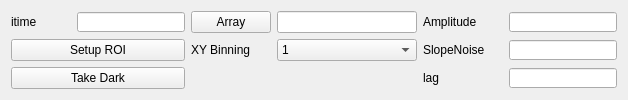
         <widget class="QWidget" name="tabControls_AO_Camera_SimCam">
          <attribute name="title">
           <string>SimCam</string>
          </attribute>
          <layout class="QGridLayout" name="gridLayout_4">
           <item row="0" column="0">
            <layout class="QHBoxLayout" name="gridSimCam_itime">
             <item>
              <widget class="QLabel" name="gridSimCam_itime_label">
               <property name="minimumSize">
                <size>
                 <width>60</width>
                 <height>0</height>
                </size>
               </property>
               <property name="maximumSize">
                <size>
                 <width>80</width>
                 <height>20</height>
                </size>
               </property>
               <property name="text">
                <string>itime</string>
               </property>
              </widget>
             </item>
             <item>
              <widget class="QLineEdit" name="gridSimCam_itime_entry">
               <property name="sizePolicy">
                <sizepolicy hsizetype="Expanding" vsizetype="Fixed">
                 <horstretch>0</horstretch>
                 <verstretch>0</verstretch>
                </sizepolicy>
               </property>
               <property name="minimumSize">
                <size>
                 <width>80</width>
                 <height>0</height>
                </size>
               </property>
               <property name="maximumSize">
                <size>
                 <width>200</width>
                 <height>20</height>
                </size>
               </property>
              </widget>
             </item>
            </layout>
           </item>
           <item row="0" column="1">
            <layout class="QHBoxLayout" name="gridSimCam_Array">
             <item>
              <widget class="QPushButton" name="gridSimCam_Array_button">
               <property name="minimumSize">
                <size>
                 <width>60</width>
                 <height>20</height>
                </size>
               </property>
               <property name="maximumSize">
                <size>
                 <width>80</width>
                 <height>16777215</height>
                </size>
               </property>
               <property name="text">
                <string>Array</string>
               </property>
              </widget>
             </item>
             <item>
              <widget class="QLineEdit" name="gridSimCam_Array_entry">
               <property name="sizePolicy">
                <sizepolicy hsizetype="Expanding" vsizetype="Fixed">
                 <horstretch>0</horstretch>
                 <verstretch>0</verstretch>
                </sizepolicy>
               </property>
               <property name="minimumSize">
                <size>
                 <width>140</width>
                 <height>20</height>
                </size>
               </property>
               <property name="maximumSize">
                <size>
                 <width>200</width>
                 <height>16777215</height>
                </size>
               </property>
              </widget>
             </item>
            </layout>
           </item>
           <item row="1" column="2">
            <layout class="QHBoxLayout" name="gridSimCam_SlopeNoise">
             <item>
              <widget class="QLabel" name="gridSimCam_SlopeNoise_label">
               <property name="minimumSize">
                <size>
                 <width>80</width>
                 <height>0</height>
                </size>
               </property>
               <property name="maximumSize">
                <size>
                 <width>80</width>
                 <height>20</height>
                </size>
               </property>
               <property name="text">
                <string>SlopeNoise</string>
               </property>
              </widget>
             </item>
             <item>
              <widget class="QLineEdit" name="gridSimCam_SlopeNoise_entry">
               <property name="sizePolicy">
                <sizepolicy hsizetype="Expanding" vsizetype="Fixed">
                 <horstretch>0</horstretch>
                 <verstretch>0</verstretch>
                </sizepolicy>
               </property>
               <property name="minimumSize">
                <size>
                 <width>80</width>
                 <height>0</height>
                </size>
               </property>
               <property name="maximumSize">
                <size>
                 <width>200</width>
                 <height>20</height>
                </size>
               </property>
              </widget>
             </item>
            </layout>
           </item>
           <item row="0" column="2">
            <layout class="QHBoxLayout" name="gridSimCam_Amplitude">
             <item>
              <widget class="QLabel" name="gridSimCam_Amplitude_label">
               <property name="minimumSize">
                <size>
                 <width>80</width>
                 <height>0</height>
                </size>
               </property>
               <property name="maximumSize">
                <size>
                 <width>80</width>
                 <height>20</height>
                </size>
               </property>
               <property name="text">
                <string>Amplitude</string>
               </property>
              </widget>
             </item>
             <item>
              <widget class="QLineEdit" name="gridSimCam_Amplitude_entry">
               <property name="sizePolicy">
                <sizepolicy hsizetype="Expanding" vsizetype="Fixed">
                 <horstretch>0</horstretch>
                 <verstretch>0</verstretch>
                </sizepolicy>
               </property>
               <property name="minimumSize">
                <size>
                 <width>80</width>
                 <height>0</height>
                </size>
               </property>
               <property name="maximumSize">
                <size>
                 <width>200</width>
                 <height>20</height>
                </size>
               </property>
              </widget>
             </item>
            </layout>
           </item>
           <item row="2" column="2">
            <layout class="QHBoxLayout" name="gridSimCam_lag">
             <item>
              <widget class="QLabel" name="gridSimCam_lag_label">
               <property name="minimumSize">
                <size>
                 <width>80</width>
                 <height>0</height>
                </size>
               </property>
               <property name="maximumSize">
                <size>
                 <width>80</width>
                 <height>20</height>
                </size>
               </property>
               <property name="text">
                <string>lag</string>
               </property>
              </widget>
             </item>
             <item>
              <widget class="QLineEdit" name="gridSimCam_lag_entry">
               <property name="sizePolicy">
                <sizepolicy hsizetype="Expanding" vsizetype="Fixed">
                 <horstretch>0</horstretch>
                 <verstretch>0</verstretch>
                </sizepolicy>
               </property>
               <property name="minimumSize">
                <size>
                 <width>80</width>
                 <height>0</height>
                </size>
               </property>
               <property name="maximumSize">
                <size>
                 <width>200</width>
                 <height>20</height>
                </size>
               </property>
              </widget>
             </item>
            </layout>
           </item>
           <item row="1" column="1">
            <layout class="QHBoxLayout" name="gridSimCam_XYbinning">
             <item>
              <widget class="QLabel" name="gridSimCam_XYbinning_label">
               <property name="minimumSize">
                <size>
                 <width>60</width>
                 <height>20</height>
                </size>
               </property>
               <property name="maximumSize">
                <size>
                 <width>80</width>
                 <height>16777215</height>
                </size>
               </property>
               <property name="text">
                <string>XY Binning</string>
               </property>
              </widget>
             </item>
             <item>
              <widget class="QComboBox" name="gridSimCam_XYbinning_combo">
               <item>
                <property name="text">
                 <string>1</string>
                </property>
               </item>
               <item>
                <property name="text">
                 <string>2</string>
                </property>
               </item>
               <item>
                <property name="text">
                 <string>4</string>
                </property>
               </item>
              </widget>
             </item>
            </layout>
           </item>
           <item row="2" column="1">
            <spacer name="gridSimCam_hspacer21">
             <property name="orientation">
              <enum>Qt::Horizontal</enum>
             </property>
             <property name="sizeHint" stdset="0">
              <size>
               <width>216</width>
               <height>20</height>
              </size>
             </property>
            </spacer>
           </item>
           <item row="1" column="0">
            <widget class="QPushButton" name="gridSimCam_ROI_button">
             <property name="text">
              <string>Setup ROI</string>
             </property>
            </widget>
           </item>
           <item row="2" column="0">
            <widget class="QPushButton" name="gridSimCam_dark_button">
             <property name="text">
              <string>Take Dark</string>
             </property>
            </widget>
           </item>
          </layout>
         </widget>
